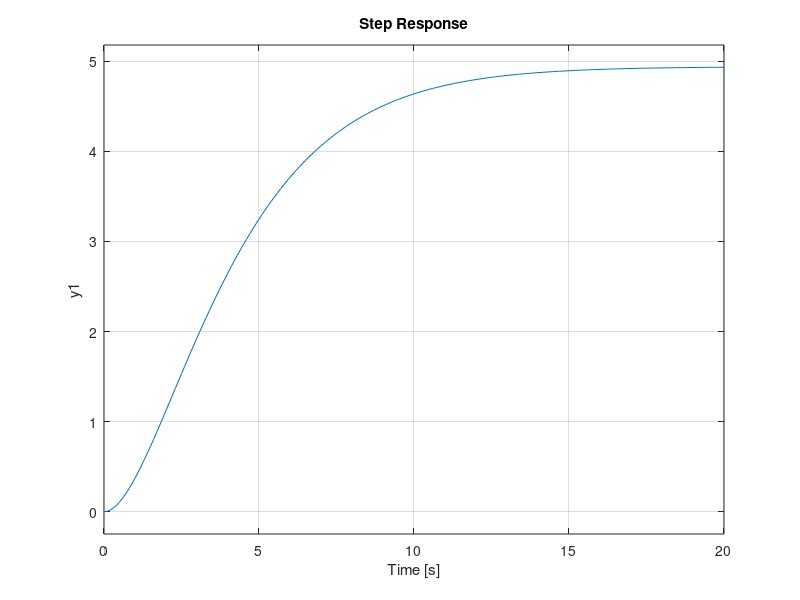

Reproduce this figure in MATLAB.
% Clear
clear
clc
close all

%% Second Order Critically Damped System
% G(s) = 1 / (s + 0.45)^2

a = 1;

b = 1;
c = 0.90;
d = 0.2025;

G_num = [a];
G_den = [b c d];
G = tf(G_num,G_den)

% step response
step(G,0:0.1:20)